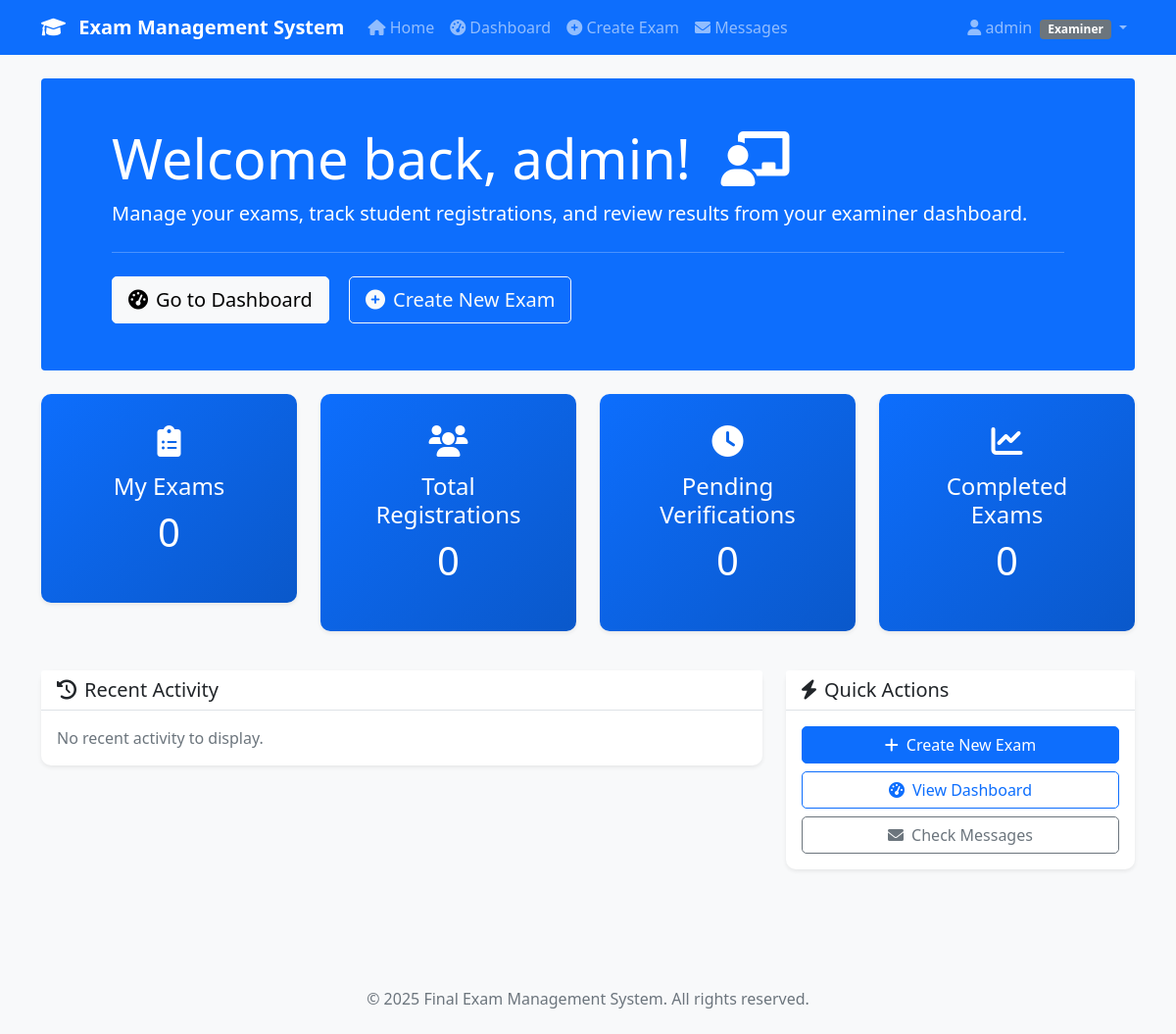
Screenshot of / (signed in) with the database file from the repository.
### accounts/models.py (models this page shows, shortened)
class User(AbstractUser):
    USER_ROLES = (
        ('examiner', 'Examiner'),
        ('candidate', 'Candidate'),
    )
    role = models.CharField(max_length=20, choices=USER_ROLES, null=False, blank=False)
    phone_regex = RegexValidator(
        regex=r'^\+?1?\d{9,15}$',
        message="Phone number must be entered in the format: '+999999999'. Up to 15 digits allowed."
    )
    phone_number = models.CharField(validators=[phone_regex], max_length=17, blank=True)
    date_of_birth = models.DateField(null=True, blank=True)
    profile_picture = models.ImageField(upload_to='profile_pics/', blank=True, null=True)
    bio = models.TextField(max_length=500, blank=True)
    student_id = models.CharField(max_length=20, blank=True, null=True)
    institution = models.CharField(max_length=100, blank=True)
    department = models.CharField(max_length=100, blank=True)
    employee_id = models.CharField(max_length=20, blank=True, null=True)
    created_at = models.DateTimeField(auto_now_add=True)
    updated_at = models.DateTimeField(auto_now=True)
    @property
    def is_examiner(self):
        return self.role == 'examiner'

### templates/home.html (shortened to what this page needs)
{% extends 'base/base.html' %}
{% load static %}
{% block content %}
<div class="row">
    <div class="col-12 mb-4">
        {% if user.is_authenticated %}
            <div class="jumbotron bg-primary text-white p-5 rounded">
                <div class="container-fluid">
                    <h1 class="display-4">
                        Welcome back, {{ user.first_name|default:user.username }}!
                        <i class="fas fa-{{ user.is_examiner|yesno:'chalkboard-teacher,user-graduate' }} ms-3"></i>
                    </h1>
                    <p class="lead">
                        {% if user.is_examiner %}
                            Manage your exams, track student registrations, and review results from your examiner dashboard.
                        {% else %}
                            Browse available exams, manage your registrations, and track your exam progress.
                        {% endif %}
                    </p>
                    <hr class="my-4 border-light">
                    <p class="mb-0">
                        {% if user.is_examiner %}
                            <a class="btn btn-light btn-lg me-3" href="{% url 'exams:examiner_dashboard' %}" role="button">
                                <i class="fas fa-tachometer-alt me-2"></i>Go to Dashboard
                            </a>
                            <a class="btn btn-outline-light btn-lg" href="{% url 'exams:create_exam' %}" role="button">
                                <i class="fas fa-plus-circle me-2"></i>Create New Exam
                            </a>
                        {% endif %}
                    </p>
                </div>
            </div>
        {% endif %}
    </div>
</div>
{% if user.is_authenticated %}
    <div class="row mb-4">
        {% if user.is_examiner %}
            <div class="col-md-3 col-sm-6 mb-3">
                <div class="card dashboard-card">
                    <div class="card-body text-center">
                        <i class="fas fa-clipboard-list fa-2x mb-3"></i>
                        <h4 class="card-title">My Exams</h4>
                        <p class="display-6">{{ exam_count|default:0 }}</p>
                    </div>
                </div>
            </div>
            <div class="col-md-3 col-sm-6 mb-3">
                <div class="card dashboard-card">
                    <div class="card-body text-center">
                        <i class="fas fa-users fa-2x mb-3"></i>
                        <h4 class="card-title">Total Registrations</h4>
                        <p class="display-6">{{ total_registrations|default:0 }}</p>
                    </div>
                </div>
            </div>
            <div class="col-md-3 col-sm-6 mb-3">
                <div class="card dashboard-card">
                    <div class="card-body text-center">
                        <i class="fas fa-clock fa-2x mb-3"></i>
                        <h4 class="card-title">Pending Verifications</h4>
                        <p class="display-6">{{ pending_verifications|default:0 }}</p>
                    </div>
                </div>
            </div>
            <div class="col-md-3 col-sm-6 mb-3">
                <div class="card dashboard-card">
                    <div class="card-body text-center">
                        <i class="fas fa-chart-line fa-2x mb-3"></i>
                        <h4 class="card-title">Completed Exams</h4>
                        <p class="display-6">{{ completed_exams|default:0 }}</p>
                    </div>
                </div>
            </div>
        {% endif %}
    </div>
    <div class="row">
        <div class="col-md-8 mb-4">
            <div class="card">
                <div class="card-header">
                    <h5 class="mb-0">
                        <i class="fas fa-history me-2"></i>Recent Activity
                    </h5>
                </div>
                <div class="card-body">
                    {% if recent_activities %}
                        <div class="list-group list-group-flush">
                            {% for activity in recent_activities %}
                                <div class="list-group-item d-flex justify-content-between align-items-start">
                                    <div class="ms-2 me-auto">
                                        <div class="fw-bold">{{ activity.title }}</div>
                                        <small class="text-muted">{{ activity.description }}</small>
                                    </div>
                                    <small class="text-muted">{{ activity.timestamp|timesince }} ago</small>
                                </div>
                            {% endfor %}
                        </div>
                    {% else %}
                        <p class="text-muted mb-0">No recent activity to display.</p>
                    {% endif %}
                </div>
            </div>
        </div>
        <div class="col-md-4 mb-4">
            <div class="card">
                <div class="card-header">
                    <h5 class="mb-0">
                        <i class="fas fa-bolt me-2"></i>Quick Actions
                    </h5>
                </div>
                <div class="card-body">
                    {% if user.is_examiner %}
                        <div class="d-grid gap-2">
                            <a href="{% url 'exams:create_exam' %}" class="btn btn-primary">
                                <i class="fas fa-plus me-2"></i>Create New Exam
                            </a>
                            <a href="{% url 'exams:examiner_dashboard' %}" class="btn btn-outline-primary">
                                <i class="fas fa-tachometer-alt me-2"></i>View Dashboard
                            </a>
                            <a href="{% url 'inquiries:inbox' %}" class="btn btn-outline-secondary">
                                <i class="fas fa-envelope me-2"></i>Check Messages
                            </a>
                        </div>
                    {% endif %}
                </div>
            </div>
        </div>
    </div>
{% endif %}
{% endblock %}

### templates/base/base.html (shortened to what this page needs)
<!DOCTYPE html>
<html lang="en">
<head>
    <link href="https://cdn.jsdelivr.net/npm/bootstrap@5.1.3/dist/css/bootstrap.min.css" rel="stylesheet">
    <link rel="stylesheet" href="https://cdnjs.cloudflare.com/ajax/libs/font-awesome/6.0.0/css/all.min.css">
    {% load static %}
    <link rel="stylesheet" href="{% static 'css/style.css' %}">
</head>
<body>
    <nav class="navbar navbar-expand-lg navbar-dark bg-primary">
        <div class="container">
            <a class="navbar-brand" href="{% url 'home' %}">
                <i class="fas fa-graduation-cap me-2"></i>
                Exam Management System
            </a>
            <div class="collapse navbar-collapse" id="navbarNav">
                <ul class="navbar-nav me-auto">
                    {% if user.is_authenticated %}
                        <li class="nav-item">
                            <a class="nav-link" href="{% url 'home' %}">
                                <i class="fas fa-home"></i> Home
                            </a>
                        </li>
                        {% if user.is_examiner %}
                            <li class="nav-item">
                                <a class="nav-link" href="{% url 'exam:examiner_dashboard' %}">
                                    <i class="fas fa-tachometer-alt"></i> Dashboard
                                </a>
                            </li>
                            <li class="nav-item">
                                <a class="nav-link" href="{% url 'exam:create_exam' %}">
                                    <i class="fas fa-plus-circle"></i> Create Exam
                                </a>
                            </li>
                        {% endif %}
                        <li class="nav-item">
                            <a class="nav-link" href="{% url 'inquiries:inbox' %}">
                                <i class="fas fa-envelope"></i> Messages
                            </a>
                        </li>
                    {% endif %}
                </ul>
                <ul class="navbar-nav">
                    {% if user.is_authenticated %}
                        <li class="nav-item dropdown">
                            <a class="nav-link dropdown-toggle" href="#" id="navbarDropdown" role="button" data-bs-toggle="dropdown">
                                <i class="fas fa-user"></i> {{ user.username }}
                                <span class="badge bg-secondary ms-1">{{ user.get_role_display }}</span>
                            </a>
                        </li>
                    {% endif %}
                </ul>
            </div>
        </div>
    </nav>
    <main class="py-4">
        <div class="container">
            {% block content %}{% endblock %}
        </div>
    </main>
    <footer class="bg-light mt-5 py-4">
        <div class="container text-center">
            <p class="text-muted mb-0">
                &copy; 2025 Final Exam Management System. All rights reserved.
            </p>
        </div>
    </footer>
</body>
</html>

### static/css/style.css (style rules this page uses)
:root { --primary-color: #0d6efd; --secondary-color: #6c757d; --success-color: #198754; --danger-color: #dc3545; --warning-color: #ffc107; --info-color: #0dcaf0; }
body { background-color: #f8f9fa; font-family: 'Segoe UI', Tahoma, Geneva, Verdana, sans-serif; }
.navbar-brand { font-weight: bold; }
.card { border: none; border-radius: 10px; box-shadow: 0 0.125rem 0.25rem rgba(0, 0, 0, 0.075); transition: box-shadow 0.15s ease-in-out; }
.card-header { background-color: white; border-bottom: 1px solid #dee2e6; font-weight: 600; }
.btn { border-radius: 5px; font-weight: 500; }
.btn-primary { background-color: var(--primary-color); border-color: var(--primary-color); }
.dashboard-card { background: linear-gradient(135deg, var(--primary-color), #0a58ca); color: white; }
.dashboard-card .card-body { padding: 2rem; }

### rows the page displays
User: username "admin", role "Examiner", first_name "admin"

### other values shown
{{ exam_count|default:0 }} "0"
{{ total_registrations|default:0 }} "0"
{{ pending_verifications|default:0 }} "0"
{{ completed_exams|default:0 }} "0"
